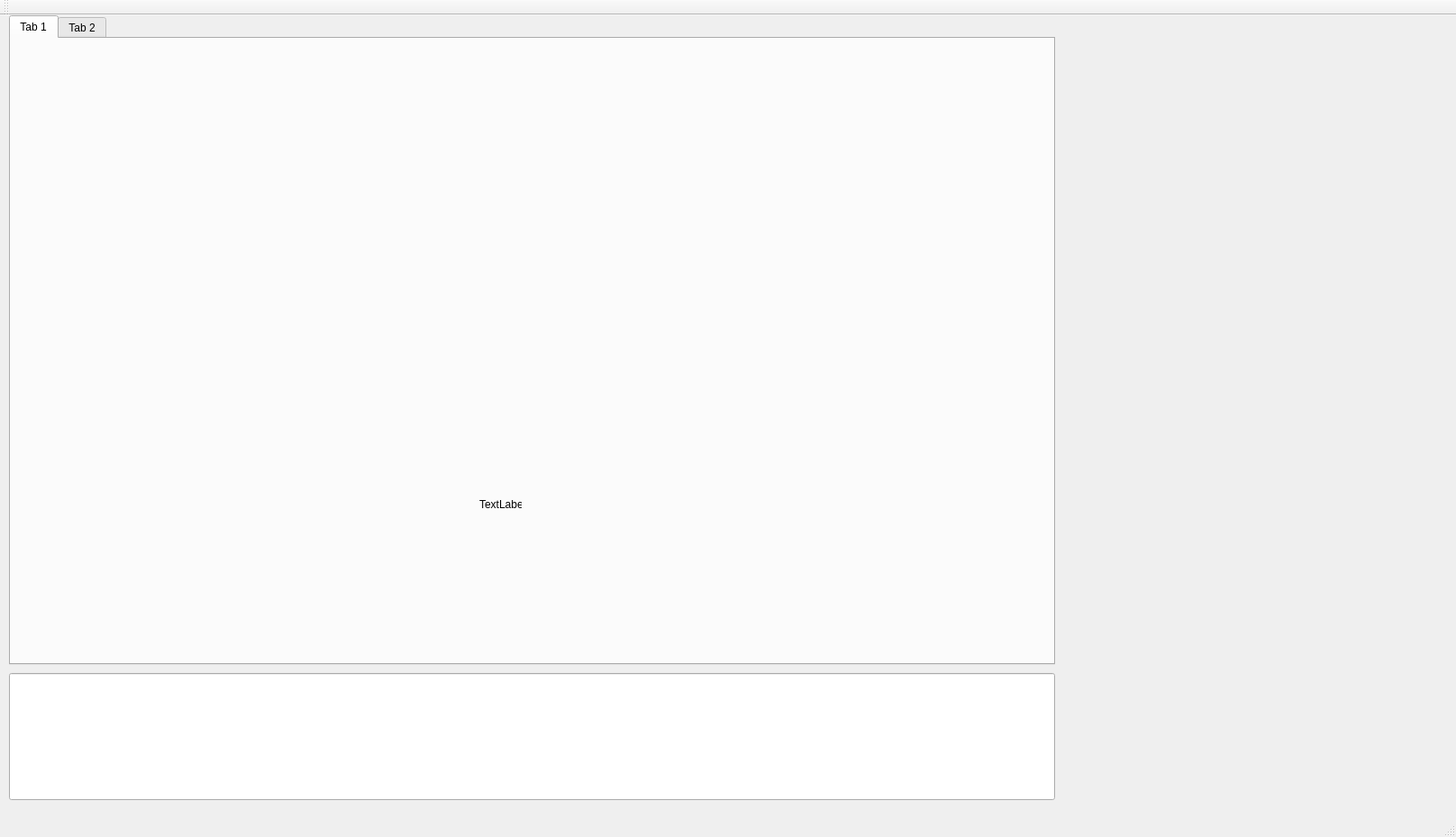
<?xml version="1.0" encoding="UTF-8"?>
<ui version="4.0">
 <class>MainWindow</class>
 <widget class="QMainWindow" name="MainWindow">
  <property name="geometry">
   <rect>
    <x>0</x>
    <y>0</y>
    <width>1616</width>
    <height>929</height>
   </rect>
  </property>
  <property name="windowTitle">
   <string>MainWindow</string>
  </property>
  <widget class="QWidget" name="centralWidget">
   <widget class="QTabWidget" name="tabWidget">
    <property name="geometry">
     <rect>
      <x>10</x>
      <y>0</y>
      <width>1161</width>
      <height>721</height>
     </rect>
    </property>
    <widget class="QWidget" name="tab">
     <attribute name="title">
      <string>Tab 1</string>
     </attribute>
     <widget class="QLabel" name="label">
      <property name="geometry">
       <rect>
        <x>520</x>
        <y>510</y>
        <width>47</width>
        <height>13</height>
       </rect>
      </property>
      <property name="text">
       <string>TextLabel</string>
      </property>
     </widget>
    </widget>
    <widget class="QWidget" name="tab_2">
     <attribute name="title">
      <string>Tab 2</string>
     </attribute>
    </widget>
   </widget>
   <widget class="QLineEdit" name="lineEdit">
    <property name="geometry">
     <rect>
      <x>10</x>
      <y>730</y>
      <width>1161</width>
      <height>141</height>
     </rect>
    </property>
   </widget>
  </widget>
  <widget class="QMenuBar" name="menuBar">
   <property name="geometry">
    <rect>
     <x>0</x>
     <y>0</y>
     <width>1616</width>
     <height>21</height>
    </rect>
   </property>
  </widget>
  <widget class="QToolBar" name="mainToolBar">
   <attribute name="toolBarArea">
    <enum>TopToolBarArea</enum>
   </attribute>
   <attribute name="toolBarBreak">
    <bool>false</bool>
   </attribute>
  </widget>
  <widget class="QStatusBar" name="statusBar"/>
 </widget>
 <layoutdefault spacing="6" margin="11"/>
 <resources/>
 <connections/>
</ui>
